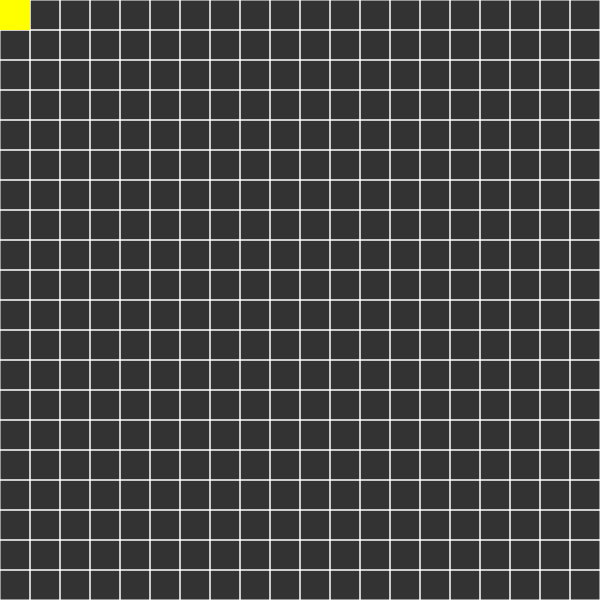
Frame 1 (no input)
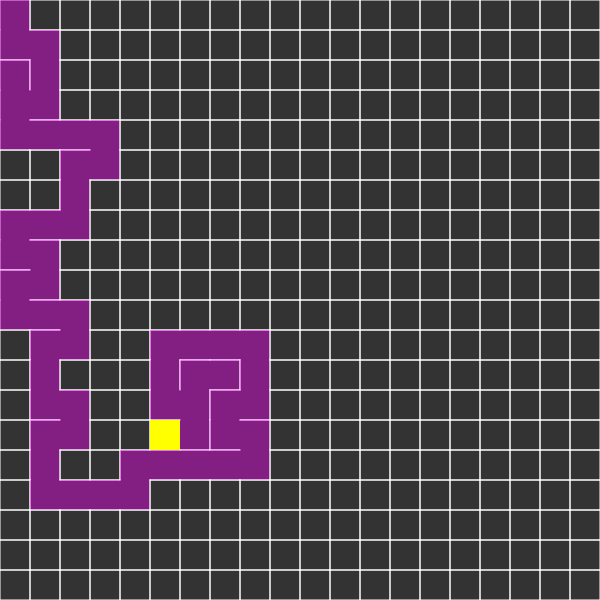
Frame 60 (no input)
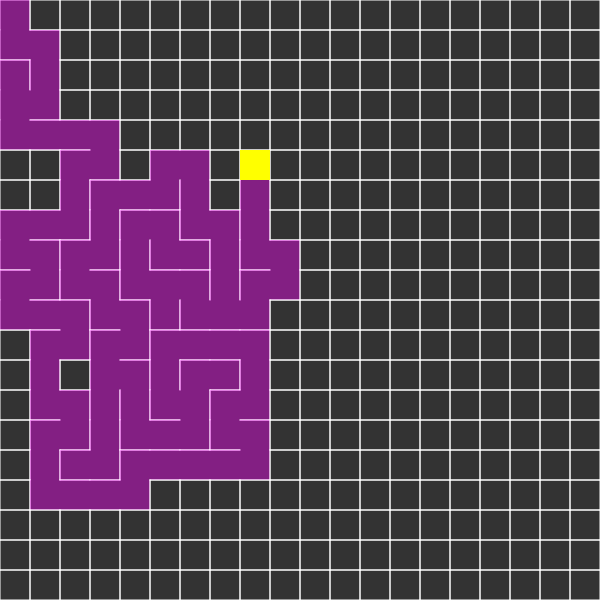
Frame 120 (the mouse pressed at the canvas centre since frame 60)

The p5.js sketch that drew these frames (run headless with seeded random() and noise() and a simulated clock; from frame 60 on, the mouse is pressed at the canvas centre):

// p5.js sketch
// ── sketch.js
var cols, rows;
var w = 30;
var grid = [];

var current;

var stack = [];

function setup() {
  createCanvas(600, 600);
  maze();


}

function maze(){
  cols = floor(width/w);
  rows = floor(height/w);
  for (var j=0; j< rows; j++){
    for (var i=0; i<cols; i++){
      var cell = new Cell(i,j);
      grid.push(cell);
    }
  }
  current = grid[0];
}


function draw(){

  background(51);
  for ( var i=0; i<grid.length; i++){
    grid[i].show();
  }

  current.visited = true;
  current.highlight();
  // STEP 1
  var next = current.checkNeighbors();
  if (next){
    next.visited = true;
    //STEP 2
    stack.push(current);
    //STEP 3
    removeWalls(current, next);
    current = next;
  } else if (stack.length > 0) {
    current = stack.pop();
  }
}


function index(i, j){
  if (i<0 || j<0 || i > cols-1 || j > rows -1){
    return -1;
  }
  return i + j*cols;
}

// ── cell.js
function Cell(i,j) {
  this.i = i;
  this.j = j;
  // top, right, bottom, left
  this.walls = [true, true, true, true];
  this.visited = false;

  this.highlight = function(){
    var x = this.i * w;
    var y = this.j * w;
    noStroke();
    fill(255, 255, 0);
    rect(x, y, w, w);
  }

  this.show = function(){
    var x = this.i * w;
    var y = this.j * w;
    stroke(255);
    if (this.walls[0]){ line(x  , y  , x+w, y  ); }
    if (this.walls[1]){ line(x+w, y  , x+w, y+w); }
    if (this.walls[2]){ line(x+w, y+w, x  , y+w); }
    if (this.walls[3]){ line(x  , y+w , x  , y  ); }
    if (this.visited){
      noStroke();
      fill(255, 0, 255, 100);
      rect(x, y, w, w);
    }
  }

  this.checkNeighbors = function(){
    var neighbors = [];

    var top    = grid [index(i  , j-1)];
    var right  = grid [index(i+1, j  )];
    var bottom = grid [index(i  , j+1)];
    var left   = grid [index(i-1, j  )];

    if (top && !top.visited)   { neighbors.push(top);   }
    if (right && !right.visited) { neighbors.push(right); }
    if (bottom && !bottom.visited){ neighbors.push(bottom);}
    if (left && !left.visited)  { neighbors.push(left);  }

    if (neighbors.length>0){
      var r = floor(random(0, neighbors.length));
      return neighbors[r];
    }
    else {
      return undefined;
    }

  }

}



//removing walls between two cells
function removeWalls(current, next){
  //walls[top, right, bottom, left]
  var x = current.i - next.i;
  if (  x == 1) {
    current.walls[3] = false;
    next.walls[1] = false;
  }
  else if ( x == -1) {
    current.walls[1] = false;
    next.walls[3] = false;
  }

  var y = current.j - next.j;
  if (  y == 1) {
    current.walls[0] = false;
    next.walls[2] = false;
  }
  else if ( y == -1) {
    current.walls[2] = false;
    next.walls[0] = false;
  }

}
